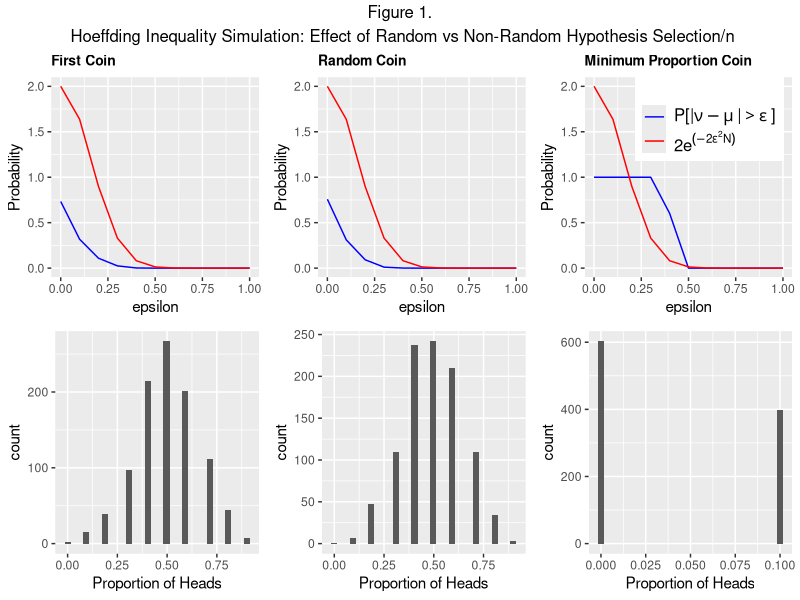
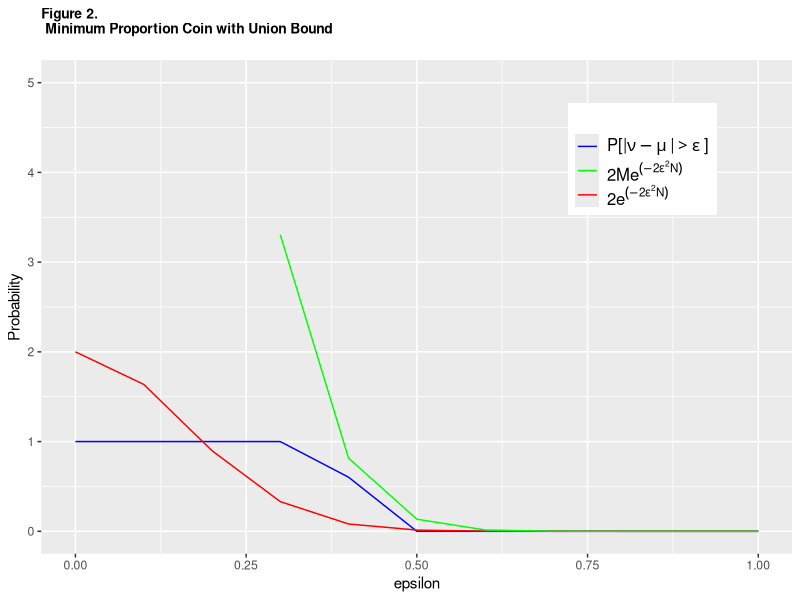
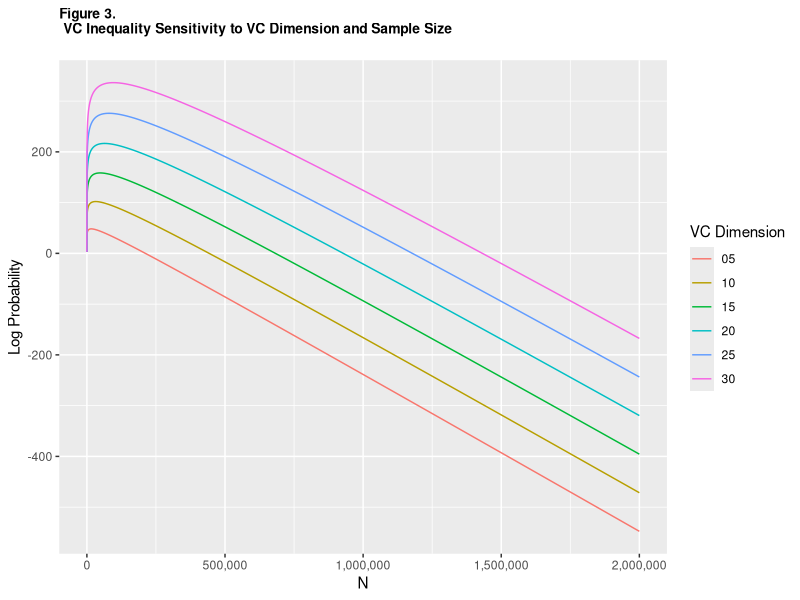
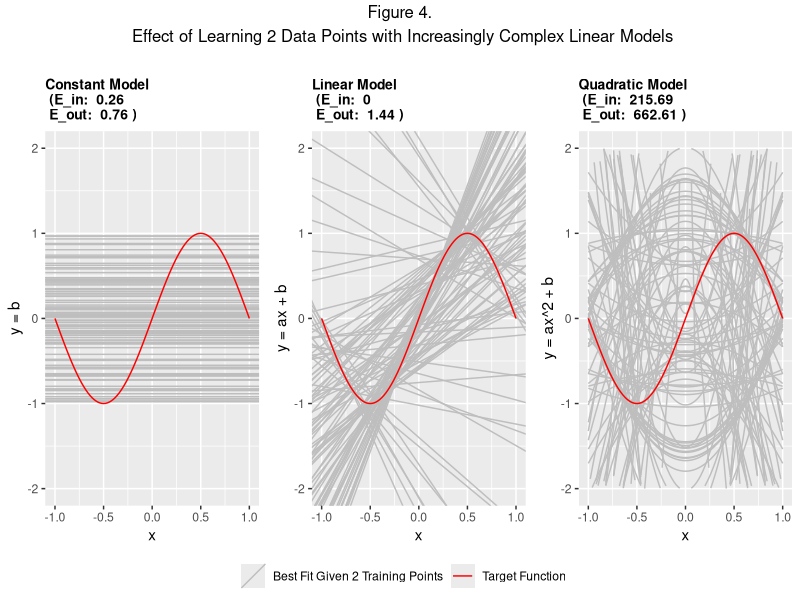
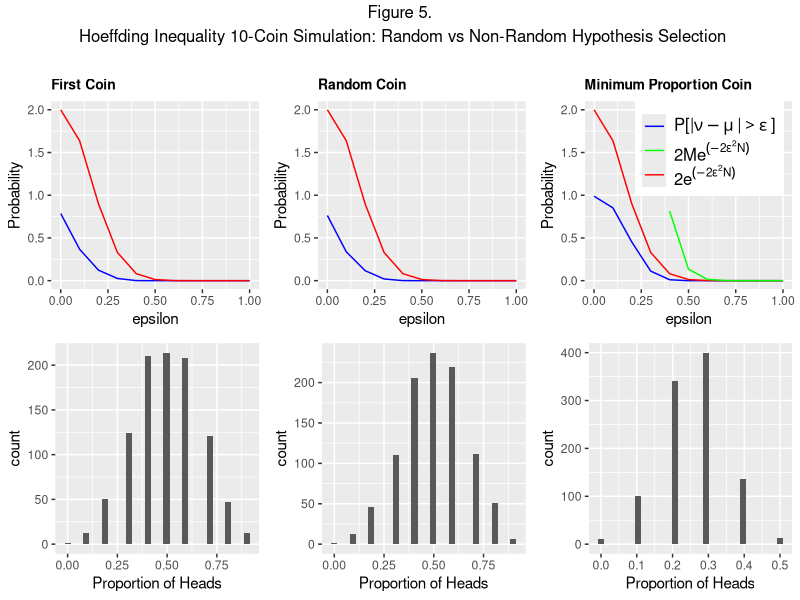

Write the R code that produced these figures, in order.
## ---- chunk 1
library(ggplot2)
library(grid)
library(gridExtra)
library(plyr)

set.seed(0)
########### required functions
#coin flip generator
simulate_coinflips <- function(number_trials, number_flips, number_coins) {
  flip_first <- flip_random <- flip_min <- rep(NA, length(number_trials))
  for (i in 1:number_trials) {
    heads <- rbinom(number_coins, size = number_flips, prob = 0.5)
    flip_first[i] <- heads[1]/number_flips
    flip_random[i] <- sample(heads, 1)/number_flips
    flip_min[i] <- min(heads)/number_flips
  }
  list(flip_first = flip_first, flip_random = flip_random, flip_min = flip_min)
}

#left hand side of HI
hoeffding_approximation <- function(probabilities, epsilon) {
  sum(abs(probabilities - .5) > epsilon)/length(probabilities)
}

#right hand side of HI

hoeffding_bound <- function(N, epsilon) {
  2*exp(-2*(epsilon^2)*N)
}

# right hand side of HI using union bound
hoeffding_union_bound <- function(N, epsilon, M) {
  M*2*exp(-2*(epsilon^2)*N)
}

# run simulation
simulation <- simulate_coinflips(1000, 10, 1000)

#create result matrix
epsilon<-seq(0,1,0.1)
results <- as.data.frame(sapply(simulation, function(x) sapply(epsilon, hoeffding_approximation, probabilities = x)))
results$epsilon<-epsilon

#compute bounds
bound<-hoeffding_bound(10, epsilon)
union_bound<-hoeffding_union_bound(10,epsilon, 10)

#plot HI
p1<-ggplot(results)+
  geom_line(aes(x=epsilon, y=flip_first), color='blue')+
  geom_line(aes(x=epsilon, y=bound), color='red')+
  xlab("epsilon")+
  ylab("Probability")+
  ggtitle("First Coin")+
        theme(plot.title = element_text(size = 10, face = "bold"))


p2<-ggplot(results)+
  geom_line(aes(x=epsilon, y=flip_random), color='blue')+
  geom_line(aes(x=epsilon, y=bound), color='red')+
  xlab("epsilon")+
  ylab("Probability")+
  ggtitle("Random Coin")+
        theme(plot.title = element_text(size = 10, face = "bold"))


p3<-ggplot(results)+
  geom_line(aes(x=epsilon, y=flip_min, color='blue'))+
  geom_line(aes(x=epsilon, y=bound, color='red'))+
  scale_colour_manual(name="", values=c('blue'='blue', 'red' = 'red'), labels=c(expression("P[|" * nu - mu ~"|" > epsilon ~ "]"),        expression(2*e^(-2*epsilon^2*N)))) +
  theme(legend.position = c(0.6, 0.8))+
  theme(legend.text = element_text(size = 12))+
  xlab("epsilon")+
  ylab("Probability")+
  ggtitle("Minimum Proportion Coin")+
      theme(plot.title = element_text(size = 10, face = "bold"))




#plot histograms
simulation_df<-data.frame(matrix(unlist(simulation),nrow=1000,ncol=3))
names(simulation_df)<-c("flip_first", "flip_random", "flip_min")

h1<-ggplot(simulation_df, aes(x=flip_first))+geom_histogram()+xlab("Proportion of Heads")
h2<-ggplot(simulation_df, aes(x=flip_random))+geom_histogram()+xlab("Proportion of Heads")
h3<-ggplot(simulation_df, aes(x=flip_min))+geom_histogram()+xlab("Proportion of Heads")

#combine plots
grid.arrange(p1,p2,p3,h1,h2,h3, ncol=3, nrow=2, top="Figure 1.\n Hoeffding Inequality Simulation: Effect of Random vs Non-Random Hypothesis Selection/n")
## ---- chunk 2
ggplot(results)+
  geom_line(aes(x=epsilon, y=flip_min, color='blue'))+
  geom_line(aes(x=epsilon, y=bound, color='red'))+
  geom_line(aes(x=epsilon, y=union_bound, color='green'))+
  scale_colour_manual(name="", values=c('blue'='blue', 'red' = 'red', 'green'='green'), labels=c(expression("P[|" * nu - mu ~"|" > epsilon ~ "]"),        expression(2*M*e^(-2*epsilon^2*N)), expression(2*e^(-2*epsilon^2*N)))) +
  theme(legend.position = c(0.8, 0.8))+
  theme(legend.text = element_text(size = 12))+
  ylim(0,5)+
  ylab("Probability")+
    ggtitle("Figure 2.\n Minimum Proportion Coin with Union Bound\n")+
      theme(plot.title = element_text(size = 10, face = "bold"))
  
## ---- chunk 3
# growth function bound
mH_bound <- function(N, d_VC) {
  if(N <= d_VC)
    return(2^N)
  else
    return(N^(d_VC)+1)
}

# VC inequality
VC_inequality<- function(N, epsilon, d_VC) {
  4*mH_bound(2*N, d_VC)*exp(1)^(-1/8*N*(epsilon^2))
}


# iniate loop
e=0.05
VC_dim <- seq(5, 30, 5)
N=seq(1,2000000,100)

result<-matrix(NA, length(N), length(VC_dim))

for (j in 1:length(VC_dim)){
  for(i in 1:length(N)) {
    result[i,j] <- VC_inequality(N[i], epsilon=e, d_VC=VC_dim[j])
  }
}

#plot
plot_df<-data.frame(cbind(result,N))

ggplot(plot_df)+
  geom_line(aes(x=N, y=log(V1), color='05'))+
  geom_line(aes(x=N, y=log(V2), color='10'))+
  geom_line(aes(x=N, y=log(V3), color='15'))+
  geom_line(aes(x=N, y=log(V4), color='20'))+
  geom_line(aes(x=N, y=log(V5), color='25'))+
  geom_line(aes(x=N, y=log(V6), color='30'))+
  labs(colour = "VC Dimension")+
  ylab("Log Probability")+
   scale_x_continuous(labels = scales::comma)+
    ggtitle("Figure 3.\n VC Inequality Sensitivity to VC Dimension and Sample Size\n")+
      theme(plot.title = element_text(size = 10, face = "bold"))


## ---- chunk 4
#learning functions: constant model, linear model, quadratic model (h24, prob 7)

constant_model <- function(X, Y) {
  b <- matrix(1, length(X), 1)
  w <- solve(t(b)%*%b)%*%t(b)%*%Y
  w_final <-rbind(w,0)
  return(w_final)
}

linear_model <- function(X, Y) {
  X <- cbind(1, X)
  w <- solve(t(X)%*%X)%*%t(X)%*%Y
  return(w)
}

quadratic_model <- function(X, Y) {
  X <- cbind(1, X^2)
  w<-solve(t(X)%*%X)%*%t(X)%*%Y
  return(w)
}

# simulation function
set.seed(0)

simulate <- function(numTrial, numTraining, numTest, model) {
  W_result <- matrix(0, numTrial, 2)    # initialize matrix to hold hypotheses calculated during each trial
  e_out_result <- rep(NA,numTrial) 
  e_in_result <- rep(NA, numTrial)# initialize vector to aggregate out-of-sample error
  
  for(i in 1:numTrial) {
    X_train<-runif(numTraining, -1, 1)
    Y_train<-sin(X_train*pi)
    
    X_test<-runif(numTest, -1, 1)
    Y_test<-sin(X_test*pi)
    
    #fit
    W_result[i, ] <- model(X_train, Y_train) 
    w<-as.matrix(W_result[i,])

    #compute Ein
    y <-cbind(1,X_train) %*% w
    e_in_result[i] <-mean((y - Y_train)^2)
    
    #compute Eout
    y_hat<-cbind(1, X_test) %*% w
    e_out_result[i]<-mean((y_hat - Y_test)^2)
  }
  
  w_bar <- apply(W_result, 2, sum)/numTrial 
  e_out <- sum(e_out_result)/numTrial  
  e_in <- sum(e_in_result)/numTrial  

  
  output<-list(W_result=W_result, w_bar=w_bar, e_out=e_out, e_in=e_in)
  return(output)
}

#simulation 1: constant model

constant<-simulate(100,2,1000, constant_model)

W_result_constant<-data.frame(matrix(unlist(constant[1]), nrow=100))
w_bar_constant<-data.frame(matrix(unlist(constant[2]), nrow=1))
w_Eout<-round(as.numeric(constant[3]),2)
w_Ein<-round(as.numeric(constant[4]),2)


model1<-ggplot(data.frame(x = c(-1, 1)), aes(x))+
  geom_abline(aes(intercept=X1, slope=X2, color='Best Fit Given 2 Training Points'),  data=W_result_constant)+
  stat_function(aes(color='Target Function'), fun = function(x) sin(pi*x)) +
  xlim(-1,1)+
  ylim(-2,2)+
  ylab("y = b")+
  scale_colour_manual("", values = c("gray", "red"))+
  ggtitle(paste("Constant Model\n", "(E_in: ", w_Ein, "\n E_out: ", w_Eout, ")"))+
    theme(plot.title = element_text(size = 10, face = "bold"))+
  theme(legend.position="bottom")

#simulation 2: linear model

linear<-simulate(100,2,1000, linear_model)

W_result_linear<-data.frame(matrix(unlist(linear[1]), nrow=100))
w_bar_linear<-data.frame(matrix(unlist(linear[2]), nrow=1))
w_Eout_linear<-round(as.numeric(linear[3]),2)
w_Ein_linear<-round(as.numeric(linear[4]),2)


model2<-ggplot(data.frame(x = c(-1, 1)), aes(x))+
  geom_abline(aes(intercept=X1, slope=X2, color='Best Fit Given 2 Training Points'),  data=W_result_linear)+
  stat_function(aes(color='Target Function'), fun = function(x) sin(pi*x)) +
  xlim(-1,1)+
  ylim(-2,2)+
  ylab("y = ax + b")+
  scale_colour_manual("", values = c("gray", "red"))+
  ggtitle(paste("Linear Model\n", "(E_in: ", w_Ein_linear, "\n E_out: ", w_Eout_linear, ")"))+
    theme(plot.title = element_text(size = 10, face = "bold"))


#simulation 3: quadratic model
quad<-simulate(100,2,1000, quadratic_model)

W_result_quad<-data.frame(matrix(unlist(quad[1]), nrow=100))
w_bar_quad<-data.frame(matrix(unlist(quad[2]), nrow=1))
w_Eout_quad<-round(as.numeric(quad[3]),2)
w_Ein_quad<-round(as.numeric(quad[4]),2)



model3<-ggplot() + 
  alply(as.matrix(W_result_quad), 1, function(coef) {stat_function(aes(y=0, color='Best Fit Given 2 Training Points'),fun = function(x) {coef[2]*x^2 + coef[1]})})+
  stat_function(aes(y=0, color='Target Function'), fun = function(x) sin(pi*x))+
  xlim(c(-1, 1)) + 
  ylim(c(-2, 2)) +
  xlab("x")+
  ylab('y = ax^2 + b')+
  scale_colour_manual("", values = c("gray", "red"))+
  ggtitle(paste("Quadratic Model\n", "(E_in: ", w_Ein_quad, "\n E_out: ", w_Eout_quad, ")"))+
  theme(plot.title = element_text(size = 10, face = "bold"))

# extract legend
g_legend<-function(a.gplot){
  tmp <- ggplot_gtable(ggplot_build(a.gplot))
  leg <- which(sapply(tmp$grobs, function(x) x$name) == "guide-box")
  legend <- tmp$grobs[[leg]]
  return(legend)}

mylegend<-g_legend(model1)

# combine plot
grid.arrange(arrangeGrob(model1 + theme(legend.position="none"),
                         model2 + theme(legend.position="none"),
                         model3 + theme(legend.position='none'),
                         nrow=1), top=textGrob("Figure 4.\n Effect of Learning 2 Data Points with Increasingly Complex Linear Models\n",  gp=gpar(fontsize=12)), mylegend, nrow=2,heights=c(10, 1))
## ---- chunk 5
set.seed(0)
simulate_coinflips <- function(number_trials, number_flips, number_coins) {
  flip_first <- flip_random <- flip_min <- rep(NA, length(number_trials))
  for (i in 1:number_trials) {
    heads <- rbinom(number_coins, size = number_flips, prob = 0.5)
    flip_first[i] <- heads[1]/number_flips
    flip_random[i] <- sample(heads, 1)/number_flips
    flip_min[i] <- min(heads)/number_flips
  }
  list(flip_first = flip_first, flip_random = flip_random, flip_min = flip_min)
}

#left hand side of HI
hoeffding_approximation <- function(probabilities, epsilon) {
  sum(abs(probabilities - .5) > epsilon)/length(probabilities)
}

#right hand side of HI

hoeffding_bound <- function(N, epsilon) {
  2*exp(-2*(epsilon^2)*N)
}

# right hand side of HI using union bound
hoeffding_union_bound <- function(N, epsilon, M) {
  M*2*exp(-2*(epsilon^2)*N)
}

# run simulation
simulation <- simulate_coinflips(1000, 10, 10)

#create result matrix
epsilon<-seq(0,1,0.1)
results <- as.data.frame(sapply(simulation, function(x) sapply(epsilon, hoeffding_approximation, probabilities = x)))
results$epsilon<-epsilon

#compute bounds
bound<-hoeffding_bound(10, epsilon)
union_bound<-hoeffding_union_bound(10,epsilon, 10)

#plot HI
p1<-ggplot(results)+
  geom_line(aes(x=epsilon, y=flip_first), color='blue')+
  geom_line(aes(x=epsilon, y=bound), color='red')+
  xlab("epsilon")+
  ylab("Probability")+
  ggtitle("First Coin")+
        theme(plot.title = element_text(size = 10, face = "bold"))


p2<-ggplot(results)+
  geom_line(aes(x=epsilon, y=flip_random), color='blue')+
  geom_line(aes(x=epsilon, y=bound), color='red')+
  xlab("epsilon")+
  ylab("Probability")+
  ggtitle("Random Coin")+
        theme(plot.title = element_text(size = 10, face = "bold"))


p3<-ggplot(results)+
  geom_line(aes(x=epsilon, y=flip_min, color='blue'))+
  geom_line(aes(x=epsilon, y=bound, color='red'))+
  geom_line(aes(x=epsilon, y=union_bound, color='green'))+
  scale_colour_manual(name="", values=c('blue'='blue', 'red' = 'red', 'green'='green'), labels=c(expression("P[|" * nu - mu ~"|" > epsilon ~ "]"),        expression(2*M*e^(-2*epsilon^2*N)), expression(2*e^(-2*epsilon^2*N)))) +
  theme(legend.position = c(0.6, 0.8))+
  theme(legend.text = element_text(size = 12))+
  xlab("epsilon")+
  ylab("Probability")+
  ggtitle("Minimum Proportion Coin")+
  ylim(0,2)+
        theme(plot.title = element_text(size = 10, face = "bold"))




#plot histograms
simulation_df<-data.frame(matrix(unlist(simulation),nrow=1000,ncol=3))
names(simulation_df)<-c("flip_first", "flip_random", "flip_min")

h1<-ggplot(simulation_df, aes(x=flip_first))+geom_histogram()+xlab("Proportion of Heads")
h2<-ggplot(simulation_df, aes(x=flip_random))+geom_histogram()+xlab("Proportion of Heads")
h3<-ggplot(simulation_df, aes(x=flip_min))+geom_histogram()+xlab("Proportion of Heads")

#combine plots
grid.arrange(p1,p2,p3,h1,h2,h3, ncol=3, nrow=2, top="Figure 5.\n Hoeffding Inequality 10-Coin Simulation: Random vs Non-Random Hypothesis Selection\n")


